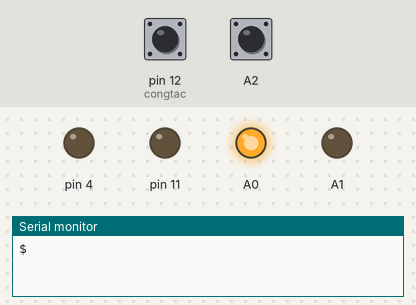
The sketch below on a simulated Arduino Uno, built with avr-gcc and run on an emulated ATmega328P. On the bench: output pins drawn as LEDs (lit = HIGH), the last lines printed to the serial monitor. The test bench sets the inputs (shaded band); at power-on: pin 12 (congtac) HIGH, A2 HIGH. The modem accepts every AT command (registered, SIM ready, sends succeed) and sends nothing else.

Above: at 16.8 s.
16.9 s: pin 12 (congtac) pulled LOW for 1 s
19.4 s: pin 12 (congtac) pulled LOW for 3.2 s
At 21.9 s:
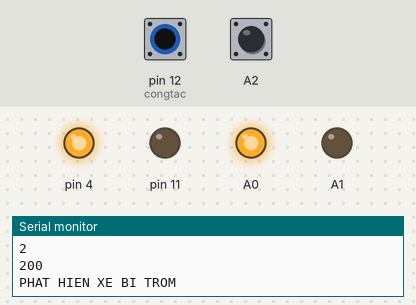
Timing chart, 0 to 59.3 s (numbered marks = the images above; inputs shaded):
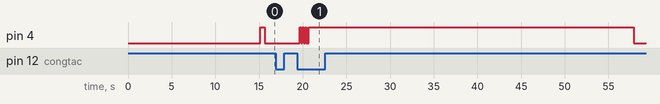

Measured:
- after the input at 19.4 s, pin 4: LOW → HIGH after 0.27 s, → LOW 0.15 s later, → HIGH 0.15 s later, → LOW 0.15 s later, … (8 changes in this stretch)

The sketch:

CHONG_TROM_XE_MAY.ino
```cpp
#include <SoftwareSerial.h>
#include <Arduino.h>
#include <TinyGPSPlus.h>//https://github.com/mikalhart/TinyGPSPlus
// The TinyGPS++ object
#define rxPin 2
#define txPin 3
#define congtac 12
SoftwareSerial sim800(rxPin, txPin);
float flat=12.285702, flon=109.198756, val, val1;
TinyGPSPlus gps;
SoftwareSerial ss(8, 9);
String sms_status, sender_number, received_date, msg;
int old = 0;
int khoa =0;
int olds = 0, i = 0, h = 0, k = 0;
unsigned long age, times;
unsigned time ;
int gui = 0;
String valr="";
int m=0;
void setup() {
  // put your setup code here, to run once:
  pinMode(A0, OUTPUT);
  pinMode(A1, OUTPUT);
  pinMode(11, OUTPUT);
  pinMode(4, OUTPUT);
  pinMode(A2, INPUT_PULLUP);
  pinMode(congtac, INPUT_PULLUP);
  digitalWrite(A0, HIGH);
  digitalWrite(A1, LOW);
  digitalWrite(11, LOW);

  Serial.begin(9600);
  sim800.begin(9600);
  ss.begin(9600);
  delay(7000);
  sms_status = "";
  sender_number = "";
  received_date = "";
  msg = "";
  delay(10);
  // Unlock your SIM card with a PIN
  //modem.simUnlock("1234");
  delay(1000);
  sim800.println("AT"); //Check GSM Module
  delay(1000);
  sim800.println("ATE1"); //Echo ON
  delay(1000);
  sim800.println("AT+CPIN?"); //Check SIM ready
  delay(1000);
  sim800.println("AT+CMGF=1"); //SMS text mode
  delay(1000);
  sim800.println("AT+CNMI=2,2,0,0,0"); //set sms received format
  delay(3000);
  //sendATcommưand("AT+CSCLK=2", "OK", 1000);
  if (digitalRead(12) == LOW) {
    phanhoi(3);
    delay(100);
    digitalWrite(4, HIGH);
    delay(150);
    digitalWrite(4, LOW);
    delay(150);
    digitalWrite(4, HIGH);
    delay(150);
    digitalWrite(4, LOW);
    delay(150);
    digitalWrite(4, HIGH);
    delay(150);
    digitalWrite(4, LOW);
    delay(150);
  }
  if (digitalRead(12) == HIGH) {
    phanhoi(4);
    delay(100);
  }
  phanhoi(0);
  digitalWrite(4, HIGH);
  delay(500);
  digitalWrite(4, LOW);
  time = millis();
}

void loop() {
 if(Serial.available()>0){
    valr = Serial.readStringUntil('\n');
    Serial.println(valr);
    if(valr=="gps\r" || valr=="GPS\r" || valr=="Gps\r"){
      delay(100);
      phanhoi(5);
    }
    }
  valr="0";
  if(khoa == 0 && flat == 0.0 && flon ==0.0){
  static const double LONDON_LAT = 51.508131, LONDON_LON = -0.128002;
  printFloat(gps.location.lat(), gps.location.isValid(), 11, 6);
  printFloat2(gps.location.lng(), gps.location.isValid(), 12, 6);
  Serial.println();
  times = millis();}
  // put your main code here, to run repeatedly:
  if (digitalRead(12) == LOW) {
    if (digitalRead(A2) == HIGH) {
      time = millis();
      khoa==1;
       m = m+1;
       Serial.println(m);
      delay(10);}}
      if(m >= 2 && m < 20){
        m=200;
        Serial.println(m);
        Serial.println("PHAT HIEN XE BI TROM");
        digitalWrite(4, HIGH);
        phanhoi(2);
        delay(1000);
        khoa == 0;
        }
      if (millis() - time > 500 && digitalRead(A2) == LOW) {
        m=0;
      }
  else {
    phanhoi(0);
    khoa == 0;
    time = millis();
  }
  if (digitalRead(12) == HIGH) {
    delay(100);
    if (digitalRead(12) == LOW) {
      phanhoi(3);
      delay(200);
      digitalWrite(4, HIGH);
      delay(150);
      digitalWrite(4, LOW);
      delay(150);
      digitalWrite(4, HIGH);
      delay(150);
      digitalWrite(4, LOW);
      delay(150);
      digitalWrite(4, HIGH);
      delay(150);
      digitalWrite(4, LOW);
      delay(150);
    }
  }
  if (digitalRead(12) == LOW) {
    delay(100);
    if (digitalRead(12) == HIGH) {
      phanhoi(4);
    }
  }
}
static void smartDelay(unsigned long ms)
{
  unsigned long start = millis();
  do
  {
    while (ss.available()) {
      gps.encode(ss.read());
    }
  } while (millis() - start < ms);
}

static void printFloat(float val, bool valid, int len, int prec)
{
  if (!valid)
  {
    while (len-- > 1)
      Serial.print('*');
    Serial.print(' ');
  }
  else
  {
    Serial.print(val, prec);
    flat = val;
    int vi = abs((int)val);
    int flen = prec + (val < 0.0 ? 2 : 1); // . and -
    flen += vi >= 1000 ? 4 : vi >= 100 ? 3 : vi >= 10 ? 2 : 1;
    for (int i = flen; i < len; ++i)
      Serial.print(' ');
  }
  smartDelay(0);
}
static void printFloat2(float val1, bool valid1, int len1, int prec1)
{
  if (!valid1)
  {
    while (len1-- > 1)
      Serial.print('*');
    Serial.print(' ');
  }
  else
  {
    Serial.print(val1, prec1);
    flon = val1;
    int vi = abs((int)val1);
    int flen = prec1 + (val1 < 0.0 ? 2 : 1); // . and -
    flen += vi >= 1000 ? 4 : vi >= 100 ? 3 : vi >= 10 ? 2 : 1;
    for (int i = flen; i < len1; ++i)
      Serial.print(' ');

  }
  smartDelay(0);
}

void phanhoi(int tipe) {
  if(tipe == 1){
   Serial.println("DA KHOI DONG");
  }
  if (tipe == 2) {
    sim800.println("AT+CMGF=1");
    delay(1000);
    sim800.println("AT+CMGS=\"+0328813393\"\r");   //Số điện thoại nhận tin nhắn phản hồi 0979838023
    delay(1000);
    sim800.print("http://maps.google.com/maps?q=loc:");
    sim800.print(flat);
    sim800.print(",");
    sim800.print(flon);
    delay(1000);
    sim800.println((char)26); //ascii code for ctrl-26 //sim800.println((char)26); //ascii code for ctrl-26
    delay(3000);
    sim800.println("ATD+84328813393;");             ////////Thay số điện thoại cần gọi
    delay(100);
    delay(1000);
    Serial.println("DA NHAN TIN");
    Serial.println("DANG GOI DIEN");
    delay(30000);
    sim800.println("ATH");                              // Ngat cuoc goi
    digitalWrite(4, LOW);
    delay(2000);
  }
  if (phanhoi == 3) {
    sim800.println("AT+CMGF=1");
    delay(1000);
    sim800.println("AT+CMGS=\"+0365801715\"\r");   //Số điện thoại nhận tin nhắn phản hồi
    delay(1000);
    sim800.println("BAT CHE DO CHONG TROM");
    Serial.println("DA BAT CHONG TROM");
    delay(100);
    sim800.println((char)26);
    delay(1000);
  }
  if (phanhoi == 4) {
    sim800.println("AT+CMGF=1");
    delay(1000);
    sim800.println("AT+CMGS=\"+0365801715\"\r");   //Số điện thoại nhận tin nhắn phản hồi
    delay(1000);
    sim800.println("DA TAT CHE DO CHONG TROM");
    Serial.println("DA TAT CHONG TROM");
    delay(100);
    sim800.println((char)26);
    delay(1000);
  }
  if (tipe == 5) {
    sim800.println("AT+CMGF=1");
    delay(1000);
    sim800.println("AT+CMGS=\"+0365801715\"\r");   //Số điện thoại nhận tin nhắn phản hồi
    delay(1000);
    delay(1000);
    sim800.print("http://maps.google.com/maps?q=loc:");
    sim800.print(flat);
    sim800.print(",");
    sim800.print(flon);
    delay(1000);
    sim800.println((char)26); //ascii code for ctrl-26 //sim800.println((char)26); //ascii code for ctrl-26
    delay(1000);
    Serial.println("DA GUI TIN NHAN");
    delay(1000);
}
}
```
